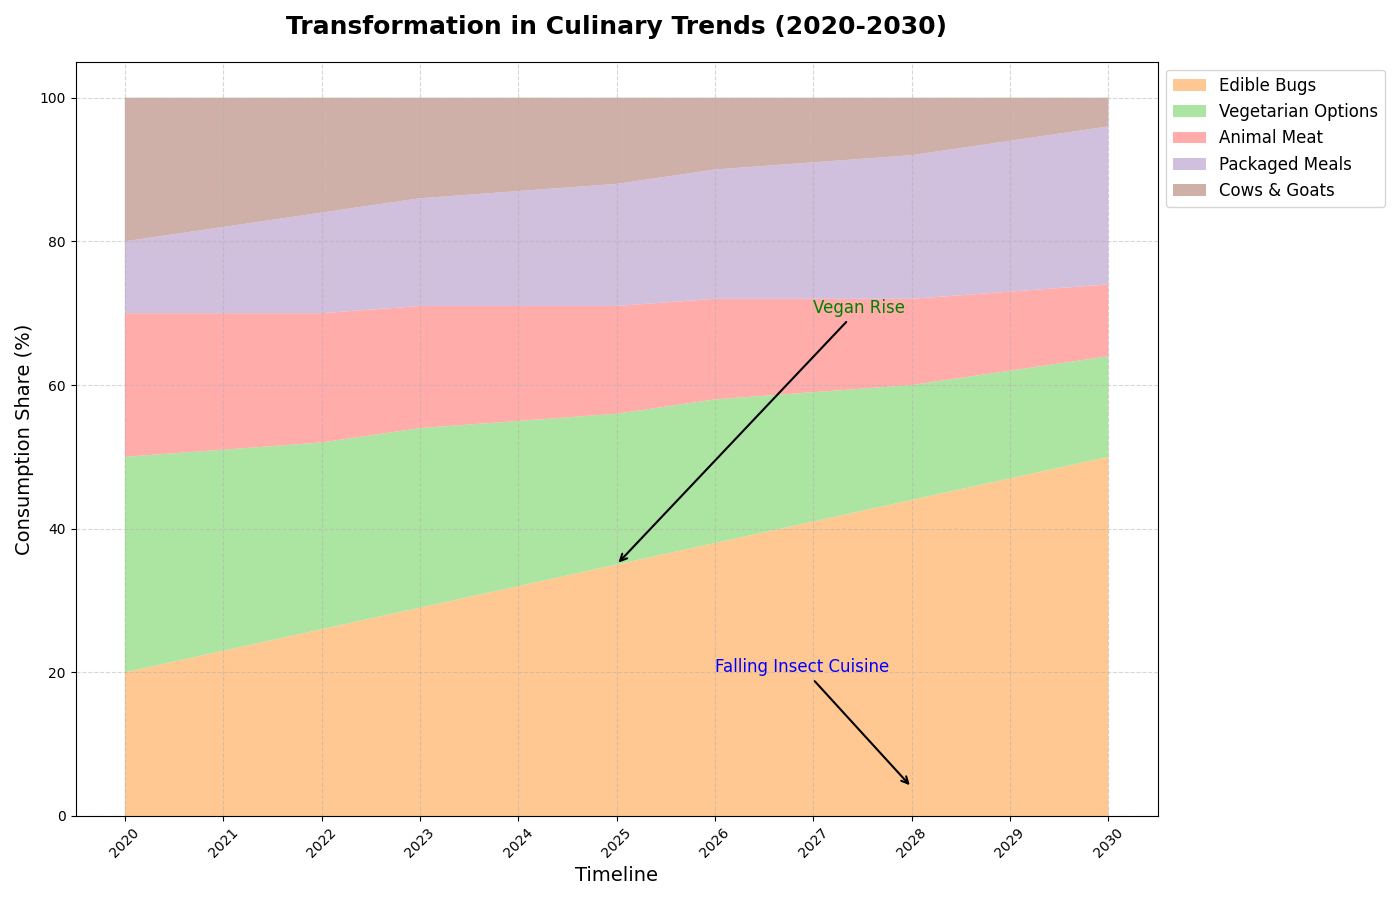

Python code for this plot:
import matplotlib.pyplot as plt
import numpy as np

years = np.arange(2020, 2031)
plant_based = np.array([20, 23, 26, 29, 32, 35, 38, 41, 44, 47, 50])
meat = np.array([30, 28, 26, 25, 23, 21, 20, 18, 16, 15, 14])
dairy = np.array([20, 19, 18, 17, 16, 15, 14, 13, 12, 11, 10])
processed_food = np.array([10, 12, 14, 15, 16, 17, 18, 19, 20, 21, 22])
insects = np.array([20, 18, 16, 14, 13, 12, 10, 9, 8, 6, 4])

fig, ax = plt.subplots(figsize=(14, 9))

ax.stackplot(years, plant_based, meat, dairy, processed_food, insects,
             labels=['Edible Bugs', 'Vegetarian Options', 'Animal Meat',
                     'Packaged Meals', 'Cows & Goats'],
             colors=['#FFBB78', '#98DF8A', '#FF9896', '#C5B0D5', '#C49C94'], alpha=0.8)

ax.set_title("Transformation in Culinary Trends (2020-2030)", fontsize=18, fontweight='bold', pad=20)
ax.set_xlabel('Timeline', fontsize=14)
ax.set_ylabel('Consumption Share (%)', fontsize=14)
ax.legend(loc='upper left', fontsize=12, bbox_to_anchor=(1, 1))
ax.grid(True, linestyle='--', alpha=0.5)
ax.set_xticks(np.arange(2020, 2031))
ax.tick_params(axis='x', rotation=45)
ax.annotate('Vegan Rise', xy=(2025, 35), xytext=(2027, 70),
            arrowprops=dict(facecolor='black', arrowstyle='->', lw=1.5), fontsize=12, color='green')
ax.annotate('Falling Insect Cuisine', xy=(2028, 4), xytext=(2026, 20),
            arrowprops=dict(facecolor='black', arrowstyle='->', lw=1.5), fontsize=12, color='blue')

plt.tight_layout()
plt.show()
